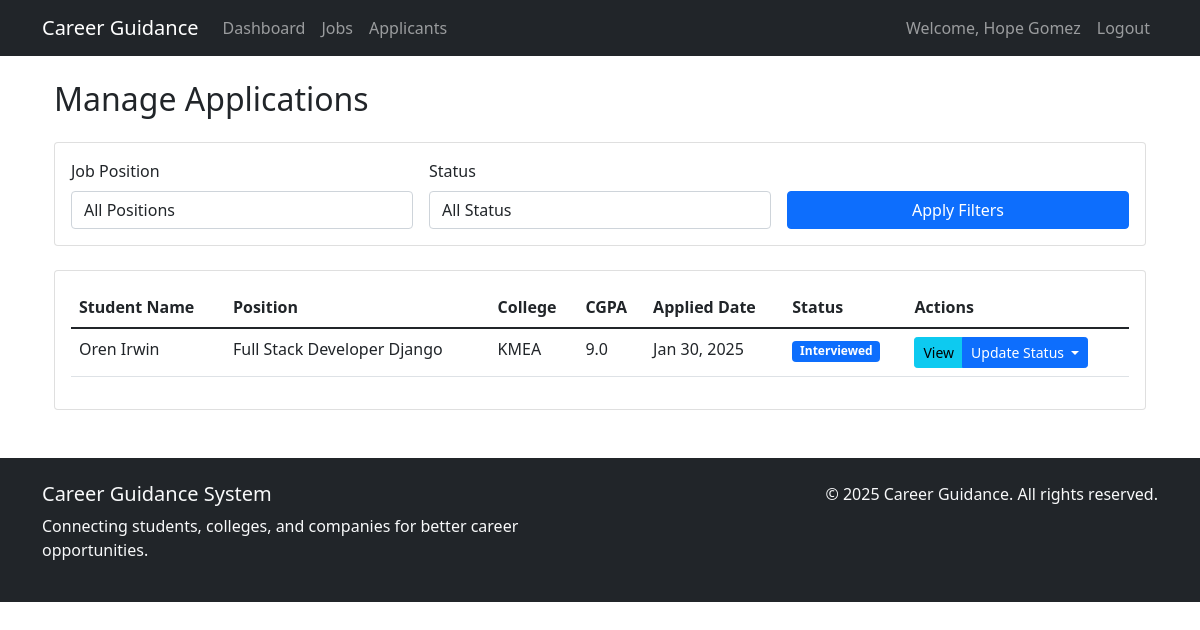
/company/applicants/ (signed in), run on the app's committed database.
### core/models.py (models this page shows, shortened)
class User(AbstractUser):
    USER_TYPE_CHOICES = [
        ('ADMIN', 'Admin'),
        ('COLLEGE', 'College'),
        ('COMPANY', 'Company'),
        ('STUDENT', 'Student')
    ]
    user_type = models.CharField(max_length=10, choices=USER_TYPE_CHOICES)
    phone = models.CharField(max_length=15, blank=True)

class Application(models.Model):
    STATUS_CHOICES = [
        ('APPLIED', 'Applied'),
        ('REVIEWING', 'Under Review'),
        ('SHORTLISTED', 'Shortlisted'),
        ('INTERVIEWED', 'Interviewed'),
        ('SELECTED', 'Selected'),
        ('REJECTED', 'Rejected')
    ]
    student = models.ForeignKey(Student, on_delete=models.CASCADE)
    job = models.ForeignKey(Job, on_delete=models.CASCADE)
    applied_date = models.DateTimeField(auto_now_add=True)
    status = models.CharField(max_length=20, choices=STATUS_CHOICES, default='APPLIED')
    cover_letter = models.TextField(blank=True)
    feedback = models.TextField(blank=True)
    class Meta:
        unique_together = ('student', 'job')

class Student(models.Model):
    user = models.OneToOneField(User, on_delete=models.CASCADE)
    college = models.ForeignKey(College, on_delete=models.CASCADE)
    roll_number = models.CharField(max_length=20)
    branch = models.CharField(max_length=100)
    year_of_passing = models.IntegerField()
    cgpa = models.FloatField()
    resume = models.FileField(upload_to='student_resumes/', blank=True)
    skills = models.TextField(blank=True)

class Job(models.Model):
    STATUS_CHOICES = [
        ('DRAFT', 'Draft'),
        ('OPEN', 'Open'),
        ('CLOSED', 'Closed')
    ]
    company = models.ForeignKey(Company, on_delete=models.CASCADE)
    title = models.CharField(max_length=200)
    description = models.TextField()
    requirements = models.TextField()
    location = models.CharField(max_length=200)
    job_type = models.CharField(max_length=50)  # Full-time, Part-time, Internship
    salary_range = models.CharField(max_length=100)
    deadline = models.DateField()
    posted_date = models.DateField(auto_now_add=True)
    status = models.CharField(max_length=10, choices=STATUS_CHOICES, default='OPEN')
    min_cgpa = models.FloatField(default=0)
    eligible_branches = models.CharField(max_length=500)  # Comma-separated list

class College(models.Model):
    user = models.OneToOneField(User, on_delete=models.CASCADE)
    name = models.CharField(max_length=200)
    location = models.CharField(max_length=200)
    contact = models.CharField(max_length=100)
    website = models.URLField(blank=True)
    description = models.TextField(blank=True)

### core/views.py (the view)
# urls.py: path('company/applicants/', views.company_applicants, name='company_applicants'),
@login_required
def company_applicants(request):
    if request.user.user_type != 'COMPANY':
        messages.error(request, 'Access denied.')
        return redirect('dashboard')
    applications = Application.objects.filter(job__company__user=request.user)
    job_id = request.GET.get('job')
    status = request.GET.get('status')
    if job_id:
        applications = applications.filter(job_id=job_id)
    if status:
        applications = applications.filter(status=status)
    company_jobs = Job.objects.filter(company__user=request.user)
    context = {
        'applications': applications,
        'company_jobs': company_jobs,
        'status_choices': Application.STATUS_CHOICES
    }
    return render(request, 'core/company/applicants.html', context)

### templates/core/company/applicants.html (shortened to what this page needs)
{% extends 'core/base.html' %}
{% block content %}
<div class="container">
    <h2 class="mb-4">Manage Applications</h2>
    <div class="card mb-4">
        <div class="card-body">
            <form method="get" class="row g-3">
                <div class="col-md-4">
                    <label class="form-label">Job Position</label>
                    <select name="job" class="form-control">
                        <option value="">All Positions</option>
                    </select>
                </div>
                <div class="col-md-4">
                    <label class="form-label">Status</label>
                    <select name="status" class="form-control">
                        <option value="">All Status</option>
                    </select>
                </div>
                <div class="col-md-4">
                    <label class="form-label">&nbsp;</label>
                    <button type="submit" class="btn btn-primary d-block w-100">Apply Filters</button>
                </div>
            </form>
        </div>
    </div>
    <div class="card" >
        <div class="card-body">
            {% if applications %}
                <div class="table-responsive">
                    <table class="table">
                        <thead>
                            <tr>
                                <th>Student Name</th>
                                <th>Position</th>
                                <th>College</th>
                                <th>CGPA</th>
                                <th>Applied Date</th>
                                <th>Status</th>
                                <th>Actions</th>
                            </tr>
                        </thead>
                        <tbody>
                            {% for application in applications %}
                                <tr>
                                    <td>{{ application.student.user.get_full_name }}</td>
                                    <td>{{ application.job.title }}</td>
                                    <td>{{ application.student.college.name }}</td>
                                    <td>{{ application.student.cgpa }}</td>
                                    <td>{{ application.applied_date|date:"M d, Y" }}</td>
                                    <td>
                                        <span class="badge {% if application.status == 'SELECTED' %}bg-success
                                                       {% elif application.status == 'REJECTED' %}bg-danger
                                                       {% elif application.status == 'SHORTLISTED' %}bg-warning
                                                       {% else %}bg-primary{% endif %}">
                                            {{ application.get_status_display }}
                                        </span>
                                    </td>
                                    <td>
                                        <div class="btn-group">
                                            <a href="{% url 'application_detail' application.id %}"
                                               class="btn btn-sm btn-info">View</a>
                                            <button type="button" class="btn btn-sm btn-primary dropdown-toggle"
                                                    data-bs-toggle="dropdown">
                                                Update Status
                                            </button>
                                        </div>
                                    </td>
                                </tr>
                            {% endfor %}
                        </tbody>
                    </table>
                </div>
            {% else %}
                <div class="text-center py-4">
                    <p class="text-muted mb-0">No applications found matching your criteria.</p>
                </div>
            {% endif %}
        </div>
    </div>
</div>
{% endblock %}

### templates/core/base.html (shortened to what this page needs)
<!DOCTYPE html>
<html lang="en">
<head>
    <link href="https://cdn.jsdelivr.net/npm/bootstrap@5.1.3/dist/css/bootstrap.min.css" rel="stylesheet">
</head>
<body>
    <nav class="navbar navbar-expand-lg navbar-dark bg-dark">
        <div class="container">
            <a class="navbar-brand" href="{% url 'home' %}">Career Guidance</a>
            <div class="collapse navbar-collapse" id="navbarNav">
                <ul class="navbar-nav me-auto">
                    {% if user.is_authenticated %}
                        <li class="nav-item">
                            <a class="nav-link" href="{% url 'dashboard' %}">Dashboard</a>
                        </li>
                        <li class="nav-item">
                            <a class="nav-link" href="{% url 'job_list' %}">Jobs</a>
                        </li>
                        {% if user.user_type == 'STUDENT' %}
                            <li class="nav-item">
                                <a class="nav-link" href="{% url 'application_list' %}">My Applications</a>
                            </li>
                        {% elif user.user_type == 'COMPANY' %}
                            <li class="nav-item">
                                <a class="nav-link" href="{% url 'company_applicants' %}">Applicants</a>
                            </li>
                        {% endif %}
                    {% endif %}
                </ul>
                <ul class="navbar-nav">
                    {% if user.is_authenticated %}
                        <li class="nav-item">
                            <span class="nav-link">Welcome, {{ user.get_full_name|default:user.username }}</span>
                        </li>
                        <li class="nav-item">
                            <a class="nav-link" href="{% url 'logout' %}">Logout</a>
                        </li>
                    {% endif %}
                </ul>
            </div>
        </div>
    </nav>
    <div class="container mt-4">
        {% block content %}
        {% endblock %}
    </div>
    <footer class="bg-dark text-light mt-5">
        <div class="container py-4">
            <div class="row">
                <div class="col-md-6">
                    <h5>Career Guidance System</h5>
                    <p>Connecting students, colleges, and companies for better career opportunities.</p>
                </div>
                <div class="col-md-6 text-end">
                    <p>&copy; 2025 Career Guidance. All rights reserved.</p>
                </div>
            </div>
        </div>
    </footer>
</body>
</html>

### data on the page
User: get_full_name "Hope Gomez"
Application: student.user.get_full_name "Oren Irwin", job "Full Stack Developer Django", student.college.name "KMEA", student.cgpa "9.0", applied_date "Jan 30, 2025", status "Interviewed"
